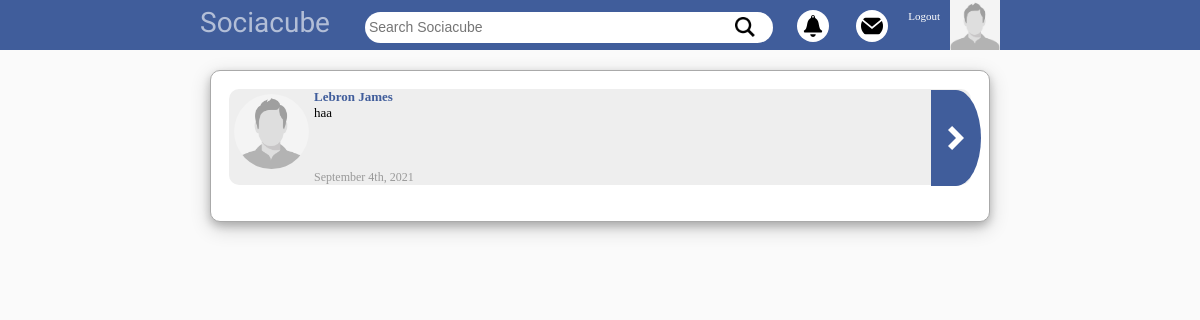
Screenshot of /messages.php (signed in) with the database file from the repository.
### tables this page shows
CREATE TABLE `messages` (
  `id` bigint(20) NOT NULL,
  `msgid` varchar(60) NOT NULL,
  `sender` bigint(20) NOT NULL,
  `receiver` bigint(20) NOT NULL,
  `message` text DEFAULT NULL,
  `file` varchar(500) DEFAULT NULL,
  `received` tinyint(1) NOT NULL DEFAULT 0,
  `seen` tinyint(1) NOT NULL DEFAULT 0,
  `deleted_sender` tinyint(1) NOT NULL DEFAULT 0,
  `deleted_receiver` tinyint(1) NOT NULL DEFAULT 0,
  `date` datetime NOT NULL,
  `tags` varchar(2048) NOT NULL
);

CREATE TABLE `users` (
  `id` bigint(19) NOT NULL,
  `userid` bigint(19) NOT NULL,
  `owner` bigint(20) NOT NULL,
  `first_name` varchar(50) NOT NULL,
  `last_name` varchar(50) NOT NULL,
  `gender` varchar(6) NOT NULL,
  `type` varchar(10) NOT NULL,
  `email` varchar(100) NOT NULL,
  `password` varchar(64) NOT NULL,
  `url_address` varchar(100) NOT NULL,
  `date` datetime NOT NULL,
  `online` int(11) NOT NULL,
  `profile_image` varchar(1000) NOT NULL,
  `cover_image` varchar(1000) NOT NULL,
  `likes` int(11) NOT NULL,
  `about` text NOT NULL,
  `tag_name` varchar(20) NOT NULL,
  `group_type` varchar(8) NOT NULL
);

### classes/messages.php (called while the page is built, shortened)
<?php
class Messages
{
	public function read_threads()
	{
		$DB = new Database();
		$me = esc($_SESSION['mybook_userid']);
		$query = "select t1.* from messages t1 join (select id,msgid,max(date) mydate from messages where ((sender = '$me' && deleted_sender = 0) || (receiver = '$me' && deleted_receiver = 0)) group by msgid) t2 on t1.msgid = t2.msgid and t2.mydate = t1.date group by msgid";
		$data = $DB->read($query);
		if (is_array($data)) {
			rsort($data);
		}
		return $data;
	}
}

### classes/connect.php (called while the page is built, shortened)
<?php
class Database
{
  private $host = "localhost";
  private $username = "root";
  private $password = "Churchie0423";
  private $db = "mybook_db";
  function connect()
  {
    $connection = mysqli_connect($this->host, $this->username, $this->password, $this->db);
    return $connection;
  }
  function read($query)
  {
    $conn = $this->connect();
    $result = mysqli_query($conn, $query);
    if (!$result) {
      return false;
    } else {
      $data = false;
      while ($row = mysqli_fetch_assoc($result)) {
        $data[] = $row;
      }
      return $data;
    }
  }
}

### classes/user.php (called while the page is built, shortened)
<?php
class User
{
	public function get_user($id)
	{
		$query = "select * from users where userid = '$id' limit 1";
		$DB = new Database();
		$result = $DB->read($query);
		if($result)
		{
			return $result[0];
		}else
		{
			return false;
		}
	}
}

### classes/time.php (called while the page is built, shortened)
<?php
Class Time {
	public static function get_time($pasttime , $today = 0, $differenceFormat = '%y' ){
		$today = date("Y-m-d H:i:s");
	    $datetime1 = date_create($pasttime);
	    $datetime2 = date_create($today);
	    $interval = date_diff($datetime1, $datetime2);
 	    $answerY = $interval->format($differenceFormat);
		$differenceFormat = '%m';
	    $answerM = $interval->format($differenceFormat);
 		$differenceFormat = '%d';
	    $answer = $interval->format($differenceFormat);
		$differenceFormat = '%h';
		$answer2 = $interval->format($differenceFormat);
			if ($answerY >= 1) {
				$answerY = date(" F jS, Y ",strtotime($pasttime));
				return $answerY;
			}else if ($answerM >= 1) {
				$answerM = date(" F jS, Y ",strtotime($pasttime));
				return $answerM;
			}else if ($answer > 2) {
				$answer = date(" F jS, Y ",strtotime($pasttime));
				return $answer;
			}else if ($answer == 2) {
				return $answer . " d, " . $answer2 . " hr ago";
 			}else if ($answer == 1) {
				return "1 d, " . date("h:i:s a", strtotime($pasttime));
			}
	}
}

### thread.php (the view, shortened to what this page needs)
<?php
$color = "#eee";
?>
<div id="message_thread" style="background-color: <?= $color ?>;position:relative;">
	<div>
		<?php
		$image = "images/user_male.jpg";
		?>
		<img src="<?php echo ROOT . $image ?>" style="width: 75px;margin-right: 10px;border-radius: 50%;position:relative;left:5px;top:5px;">
	</div>
	<div style="width: 100%;">
		<div style="font-weight: bold;color: #405d9b;width: 100%;">
			<?php
			echo "<a href='" . ROOT . "profile/$ROW_USER[tag_name]' class='username'>";
			echo htmlspecialchars($ROW_USER['first_name']) . " " . htmlspecialchars($ROW_USER['last_name']);
			echo "</a>";
			?>
		</div>
		<?php echo check_tags($MESSAGE['message']) ?>
		<br><br>
		<br /><br />
		<span style="color: #999;font-size:12px;">
			<?php echo Time::get_time($MESSAGE['date']) ?>
		</span>
	</div>
	<a href="<?= ROOT ?>messages/read/<?= $myid ?>">
		<div style="cursor:pointer;border-top-right-radius:50%;border-bottom-right-radius:50%;background-color:#405d9b;height:100%;width:50px;position:absolute;right:-10px;top:1px;">
			<svg id="icon_arrow" style="position: absolute;left:50%;top:50%;transform: translate(-50%,-50%)" width="24" height="24" viewBox="0 0 24 24">
				<path d="M8.122 24l-4.122-4 8-8-8-8 4.122-4 11.878 12z" />
			</svg>
		</div>
	</a>
</div>

### messages.php (shortened to what this page needs)
<?php
include("classes/autoload.php");
$ERROR = "";
$msg_class = new Messages();
?>
<?php include("header.php"); ?>
<div style="width: 800px;margin:0 auto;min-height: 400px;position:relative;right: 10px;">
	<div style="display: flex;">
		<div style="min-height: 400px;flex:2.5;padding: 20px;padding-right: 0px;">
			<div style="border:solid thin #aaa; padding: 10px;background-color: white;border-radius:10px;box-shadow: 0 4px 8px 0 rgba(0, 0, 0, 0.2), 0 6px 20px 0 rgba(0, 0, 0, 0.19);">
				<form method="post" enctype="multipart/form-data">
					<?php
					if ($ERROR != "") {
						echo $ERROR;
					} else {
						if (isset($URL[1]) && $URL[1] == "read") {
							echo "<div style='height:85px;border-bottom:solid thin #ddd;'>";
							if (isset($URL[2]) && is_numeric($URL[2])) {
								$data = $msg_class->read($URL[2]);
								$user = new User();
								$FRIEND_ROW = $user->get_user($URL[2]);
								include("user.php");
								echo "<a href='" . ROOT . "messages'>";
								echo '<input id="post_button" type="button" style="width:auto;cursor:pointer;margin:4px;font-size:12px;" value="All Messages">';
								echo "</a>";
								if (is_array($data)) {
									echo "<a href='" . ROOT . "delete/thread/" . $data[0]['msgid'] . "'>";
									echo '<input id="post_button" type="button" style="width:auto;cursor:pointer;background-color:#b76d40;margin:4px;font-size:12px;" value="Delete Thread">';
									echo "</a>";
								}
								echo "</div>";
								echo '
 		 										<div id="messages_holder" style="height:280px;overflow-y:scroll;">';
								$user = new User();
								if (is_array($data)) {
									foreach ($data as $MESSAGE) {
										$ROW_USER = $user->get_user($MESSAGE['sender']);
										if (i_own_content($MESSAGE)) {
											include("message_right.php");
										} else {
											include("message_left.php");
										}
									}
								}
								echo '
		 										</div>';
								echo '
												<br>
												<div style="border:solid thin #aaa;background-color: white;border-radius:40px;height:40px;width:100%;">
													<form onsubmit="myFunction(event)">
 								 						<input id="message_text" name="message" placeholder="Type a message..." style="position:relative;bottom:5px;">
														<label for="inpFile"><img id="image_icon" src="../../images/image_icon.png" style="left:30px;top:2px;"></label>
														<input id="inpFile" type="file" name="file" style="display:none;" accept="image/*">
 								 						<input id="post_button" type="submit" value="Send" style="margin:5px;display:none;">
													</form>
							 					</div>
												<div class="image-preview" id="imagePreview">
													<img src="" class="image-preview__image">
												</div>
							 					';
							} else {
								echo "That user could not be found<br><br>";
							}
						} else {
							$data = $msg_class->read_threads();
							$user = new User();
							$me = esc($_SESSION['mybook_userid']);
							if (is_array($data)) {
								foreach ($data as $MESSAGE) {
									$myid = ($MESSAGE['sender'] == $me) ? $MESSAGE['receiver'] : $MESSAGE['sender'];
									$ROW_USER = $user->get_user($myid);
									include("thread.php");
								}
							} else {
								echo "<br>";
								echo "<div style='text-align:center;font-size:17px;'>Nothing to see here — yet</div><br>";
								echo "<div style='text-align:center;font-size:12px;width:300px;margin:auto;color:gray;'>When someone messages you, you’ll find it here.</div><br>";
							}
						}
					}
					?>
					<br>
				</form>
			</div>
		</div>
	</div>
</div>
</body>
</html>

### classes/functions.php (shortened to what this page needs)
<?php
function esc($value)
{
	return addslashes($value);
}
function check_tags($text)
{
	$str = "";
	$words = explode(" ", $text);
	if(is_array($words) && count($words)>0)
	{
		$DB = new Database();
		foreach ($words as $word) {
			if(preg_match("/@[a-zA-Z_0-9\Q.?!,'\E]+/", $word)){
				$word = trim($word,'@');
				$tag_name = esc(trim($word,".?!,'"));
				$query = "select * from users where tag_name = '$tag_name' limit 1";
				$user_row = $DB->read($query);
				if(is_array($user_row)){
					$user_row = $user_row[0];
					$str .= "<a href='".ROOT."profile/$user_row[tag_name]' id='name_tag'>@" . $word . "</a> ";
				}else{
					$str .= htmlspecialchars($word) . " ";
				}
			}else{
				$str .= htmlspecialchars($word) . " ";
			}
		}
	}
	if($str != ""){
		return $str;
	}
	return htmlspecialchars($text);
}

### rows the page displays
messages: users.first_name "Lebron", users.last_name "James", message "haa", date "September 4th, 2021"
